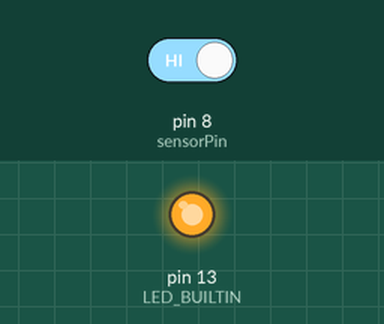
Recording of a sketch running on a simulated Arduino Uno, built with avr-gcc and run on an emulated ATmega328P. On the bench: output pins drawn as LEDs (lit = HIGH). The inputs (shaded band) are chosen by the test bench; at power-on: pin 8 (sensorPin) HIGH.

Above: at 1.2 s.
1.3 s: pin 8 (sensorPin) driven LOW
At 1.7 s:
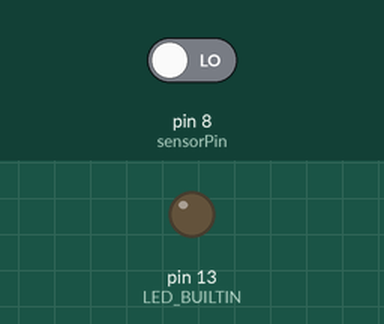
2.8 s: pin 8 (sensorPin) driven HIGH
At 4.1 s:
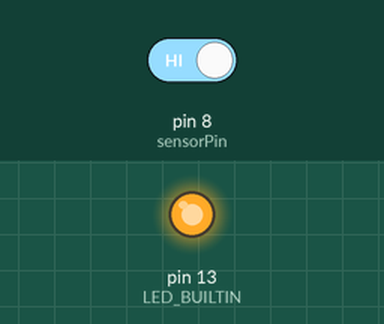
Timing chart, 0 to 5.8 s (numbered marks = the images above; inputs shaded):
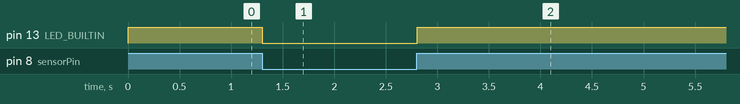

Measured:
- after the input at 1.3 s, pin 13 (LED_BUILTIN): HIGH → LOW at once
- after the input at 2.8 s, pin 13 (LED_BUILTIN): LOW → HIGH at once

The sketch:

code.ino
```cpp
const int sensorPin = 8;

void setup() {
  pinMode(sensorPin, INPUT_PULLUP);
  pinMode(LED_BUILTIN, OUTPUT);
}

void loop() {
  int sensorState = digitalRead(sensorPin);
  if (sensorState == LOW) {
    digitalWrite(LED_BUILTIN, LOW);
  } else {
    digitalWrite(LED_BUILTIN, HIGH);
  }
  delay(10);
}
```
